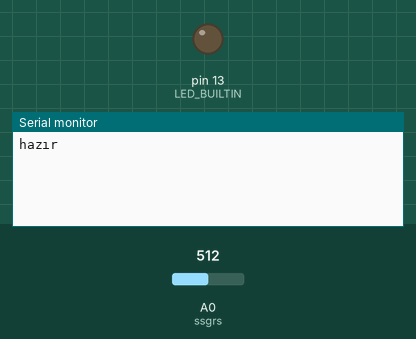
Simulated run of this sketch. Board: Arduino Uno, built with avr-gcc and run on an emulated ATmega328P. Parts: output pins drawn as LEDs (lit = HIGH), the last lines printed to the serial monitor. The test bench sets the inputs (shaded band); at power-on: A0 (ssgrs) = 512. No radio packets arrive unless stated.

Above: at 1.2 s.
1.3 s: A0 (ssgrs) set to 716
At 2.0 s:
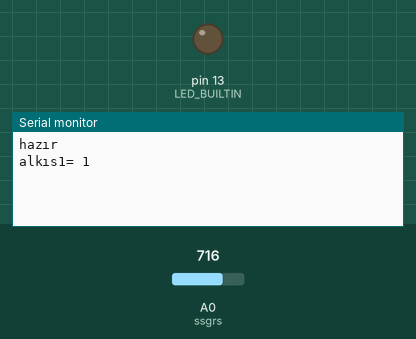
At 3.4 s:
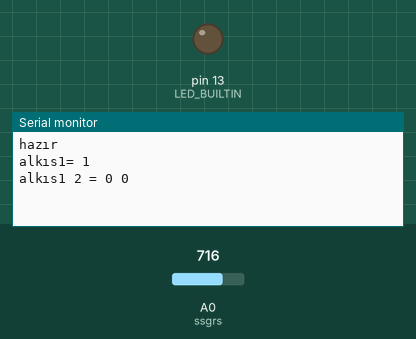

Measured:
- after the input at 1.3 s, the serial monitor: prints a new line after 0.14 s (image 1)

The sketch:

alk_s.ino
```cpp
#include <RH_ASK.h>
//#include <SPI.h> // Not actually used but needed to compile

RH_ASK driver;

//char *controller;


 int ssgrs = 0;
 int lkon = 0;
 int alks1 = 0;
 int alks2 = 0;
 int sayi[4] = {1,3,5,7};
 int ses[4] = {1,3,5,7};
 int fark[2] = {1,3};
//String metin = "";
//String rdgiden="";

void setup() {

   pinMode(ssgrs,INPUT);
   pinMode(LED_BUILTIN, OUTPUT);
    if (!driver.init()) ; // Bı komut mutlaka olmalı... **************
   Serial.begin(115200);
   Serial.println("hazır");

}

void loop()
{

  ilkornek();
  if (alks1==0) return;
  delay(10);
  sonornek();

  if ((alks1==1) && (alks2 == 1)) isik();

}


void ilkornek()
{
   ses[0] = analogRead(ssgrs);
   delay (90);
   ses[1] = analogRead(ssgrs);
   delay (90);

  fark[0] = ses[0] - ses[1];

  if ( fark[0] < 0 ) fark[0] = fark[0] * (-1);

  if (fark[0]>10)
     {
       alks1=1;
       Serial.println("alkıs1= 1");
       delay(500);
      // Serial.println(fark[0]);
     }


}
void sonornek()
{
   ses[2] = analogRead(ssgrs);
   delay (90);

   ses[3] = analogRead(ssgrs);

   delay (90);

  fark[1] = ses[2] - ses[3];
  if ( fark[1] < 0 ) fark[1] = fark[1] * (-1);
  if (fark[1]>3) { alks2=1;
  Serial.println("alkıs2= 1");
  }
  else {
    alks1=0;
    alks2=0;
   Serial.println("alkıs1 2 = 0 0 ");
  }

 // Serial.print("f1= ");
  // Serial.println(fark[1]);

   //Serial.print("f2= ");
  // Serial.println(fark[2]);

}


void isik()
 {   // Serial.println("ISIK");
   if (lkon==0)
    {
      digitalWrite(LED_BUILTIN, HIGH);
       rdgonder ("THBDL1ON");
        lkon=1;
     }
  else
     {
        digitalWrite(LED_BUILTIN, LOW);
        rdgonder ("THBDL1OF");

        lkon=0;
      }

  alks1=0;
  alks2=0;

 }


void rdgonder(String rdgiden)
{
  char a[]="bbtt";
  rdgiden.toCharArray(a,9);
  char *msg = a;
  driver.send((uint8_t *)msg, strlen(msg));
  driver.waitPacketSent();
  Serial.println(msg);
  delay(500);
}


/*
void rdgonder(String rdgiden) //
{  //Serial.println("mmm");
 // Serial.println(rdgiden);
  char *msg = "FHNNNNNN";
  rdgiden.toCharArray(msg,9);
  // Serial.println(msg);
  driver.send((uint8_t *)msg, strlen(msg));
  driver.waitPacketSent();
 Serial.println(msg);
 // Serial.println("Hello World!");
  delay(10);
 }

 */
```
